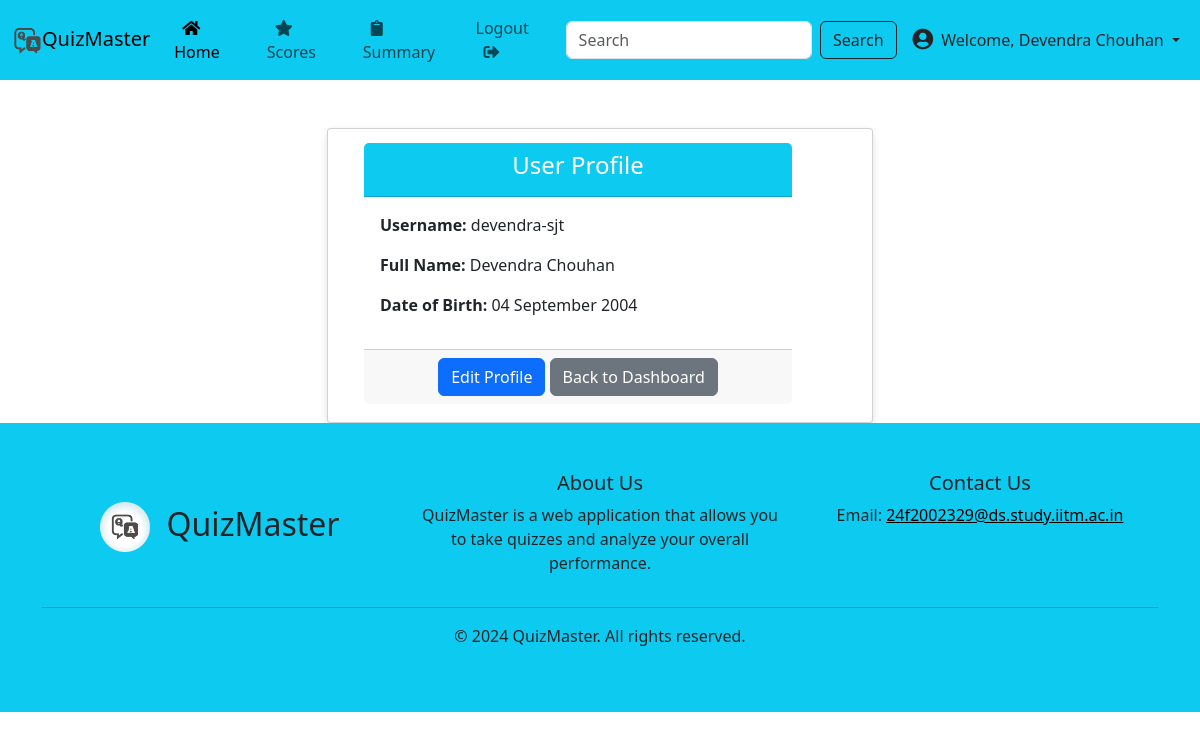
/user/profile (signed in), run on the app's committed database.
### app/models/models.py (models this page shows)
class User(db.Model, UserMixin):
    id = db.Column(db.Integer, primary_key=True)
    username = db.Column(db.String(80), unique=True, nullable=False)
    password = db.Column(db.String(200), nullable=False)
    role = db.Column(db.String(20), default='user')  # Default role is 'user'
    full_name = db.Column(db.String(150), nullable=True)
    dob = db.Column(db.Date, nullable=True)

### app/routes/user.py (the view)
@user_blueprint.route('/profile', methods=['GET'])
def profile():
    user_id = session.get('user_id')
    if user_id is None or user_id == 0:
        flash('Unauthorized access.', 'error')
        return redirect(url_for('auth.user_login'))
    user = User.query.get(user_id)
    return render_template('user/profile.html', user=user)

### app/templates/user/profile.html
{% extends "base.html" %}
{% block content %}
<div class="container mt-5">
    <div class="row justify-content-center">
        <div class="col-md-6">
            <div class="card">
                <div class="card-header bg-info text-white text-center">
                    <h4>User Profile</h4>
                </div>
                <div class="card-body">
                    <p><strong>Username:</strong> {{ user.username }}</p>
                    <p><strong>Full Name:</strong> {{ user.full_name or 'N/A' }}</p>
                    <p><strong>Date of Birth:</strong> {{ user.dob.strftime('%d %B %Y') if user.dob else 'N/A' }}</p>
                </div>
                <div class="card-footer text-center">
                    <a href="{{ url_for('user.settings') }}" class="btn btn-primary">Edit Profile</a>
                    <a href="{{ url_for('user.dashboard') }}" class="btn btn-secondary">Back to Dashboard</a>
                </div>
            </div>
        </div>
    </div>
</div>
{% endblock %}

### app/templates/base.html (shortened to what this page needs)
<!DOCTYPE html>
<html lang="en">
<head>
    <link rel="stylesheet" href="{{ url_for('static', filename='css/bootstrap.min.css') }}">
    <link rel="stylesheet" href="{{ url_for('static', filename='css/style.css') }}">
    <link rel="stylesheet" href="https://cdnjs.cloudflare.com/ajax/libs/font-awesome/5.15.4/css/all.min.css">
</head>
<body>
    <header>
    <nav class="navbar navbar-expand-lg navbar-light bg-info">
        <div class="container-fluid">
              {% if session['user_id'] == 0 %}
          <a class="navbar-brand site-title" href="{{ url_for('admin.dashboard')}}"><img src="{{ url_for('static', filename='img/logo.png') }}" width="30" height="30">QuizMaster</a>
          <button class="navbar-toggler" type="button" data-bs-toggle="collapse" data-bs-target="#navbarSupportedContent" aria-controls="navbarSupportedContent" aria-expanded="false" aria-label="Toggle navigation">
            <span class="navbar-toggler-icon"></span>
          </button>
          <div class="collapse navbar-collapse" id="navbarSupportedContent">
            <ul class="navbar-nav me-auto mb-2 mb-lg-0">
              <li class="nav-item">
                <a class="nav-link active" aria-current="page" href="{{ url_for('admin.dashboard')}}"><i class="fas fa-home px-2"></i>Home</a>
              </li>
              <li class="nav-item">
                <a class="nav-link" href="{{ url_for('admin.quiz') }}"><i class="fas fa-star px-2"></i>Quiz</a>
              </li>
              <li class="nav-item">
                <a class="nav-link" href="{{ url_for('admin.summary') }}"><i class="fas fa-clipboard px-2"></i>Summary</a>
              </li>
                <li class="nav-item">
                <a class="nav-link" href="{{ url_for('admin.logout') }}">Logout<i class="fas fa-sign-out-alt px-2"></i></a>
                </li>
            </ul>
            <form class="d-flex">
              <input class="form-control me-2" type="search" placeholder="Search" aria-label="Search">
              <button class="btn btn-outline-dark" type="submit">Search</button>
            </form>
            <div class="dropdown mx-2 my-3">
              <a class="nav-link dropdown-toggle text-dark mx-auto px-auto" href="#" id="profileDropdown" role="button" data-bs-toggle="dropdown" aria-expanded="false">
                  <i class="fas fa-user-circle fa-lg px-2"></i> Welcome Admin
              </a>
              <ul class="dropdown-menu dropdown-menu-end" aria-labelledby="profileDropdown">
                  <li><a class="dropdown-item" href="{{ url_for('admin.logout') }}">Logout</a></li>
              </ul>
          </div>
          </div>
              {% else %}
          <a class="navbar-brand site-title" href="{{ url_for('user.dashboard')}}"><img src="{{ url_for('static', filename='img/logo.png') }}" width="30" height="30">QuizMaster</a>
          <div class="collapse navbar-collapse" id="navbarSupportedContent">
            <ul class="navbar-nav me-auto mb-2 mb-lg-0">
              <li class="nav-item">
                <a class="nav-link active" aria-current="page" href="{{ url_for('user.dashboard')}}"><i class="fas fa-home px-2"></i>Home</a>
              </li>
              <li class="nav-item">
                <a class="nav-link" href="{{ url_for('user.scores') }}"><i class="fas fa-star px-2"></i>Scores</a>
              </li>
              <li class="nav-item">
                <a class="nav-link" href="{{ url_for('user.summary') }}"><i class="fas fa-clipboard px-2"></i>Summary</a>
              </li>
                {% if session.get('user_id') %}
                <li class="nav-item">
                <a class="nav-link" href="{{ url_for('auth.logout') }}">Logout<i class="fas fa-sign-out-alt px-2"></i></a>
                </li>
                {% endif %}
            </ul>
            <form class="d-flex">
              <input class="form-control me-2" type="search" placeholder="Search" aria-label="Search">
              <button class="btn btn-outline-dark" type="submit">Search</button>
            </form>
                {% if session.get('user_id') %}
            <div class="dropdown mx-2 my-3">
              <a class="nav-link dropdown-toggle text-dark mx-auto px-auto" href="#" id="profileDropdown" role="button" data-bs-toggle="dropdown" aria-expanded="false">
                  <i class="fas fa-user-circle fa-lg px-2"></i>Welcome, {{ session.get('full_name') or 'Profile' }}
              </a>
            </div>
                {% endif %}
          {% endif %}
          </div>
        </div>
      </nav>
    </header>
    <main>
        {% block content %}{% endblock %}
    </main>
    <footer class="footer bg-info">
        <div class="container py-5">
            <div class="row">
                <div class="col-md-4 text-center py-auto my-auto">
                    <h2><img src="{{ url_for('static', filename='img/favicon2.png') }}" class="me-3" alt="logo" style="border-radius: 1rem 0 0 1rem; height: 50px; width: 50px;" />QuizMaster</h2>
                </div>
                <div class="col-md-4 text-center">
                    <h5>About Us</h5>
                    <p>
                      QuizMaster is a web application
                      that allows you to take quizzes
                      and analyze your overall performance.
                   </p>
                </div>
                <div class="col-md-4 text-center">
                    <h5>Contact Us</h5>
                    <ul class="list-unstyled">
                        <li>Email: <a href="mailto:24f2002329@ds.study.iitm.ac.in" style="color: black;">24f2002329@ds.study.iitm.ac.in</a></li>
                    </ul>
                </div>
            </div>
            <hr>
            <p class="text-center" >&copy; 2024 QuizMaster. All rights reserved.</p>
            </div>
    </footer>
</body>
</html>

### app/static/css/style.css (style rules this page uses)
body, html { height: 90vh; }
.footer { position: relative; bottom: 0; width: 100%; }
.card { border-radius: 4px; background: #fff; box-shadow: 0 6px 10px rgba(0,0,0,.08), 0 0 6px rgba(0,0,0,.05); transition: .3s transform cubic-bezier(.155,1.105,.295,1.12),.3s box-shadow,.3s -webkit-transform cubic-bezier(.155,1.105,.295,1.12); padding: 14px 80px 18px 36px; cursor: pointer; }
.list-unstyled li { margin-bottom: 10px; }

### data on the page
User: full_name "Devendra Chouhan", username "devendra-sjt", dob "04 September 2004"
